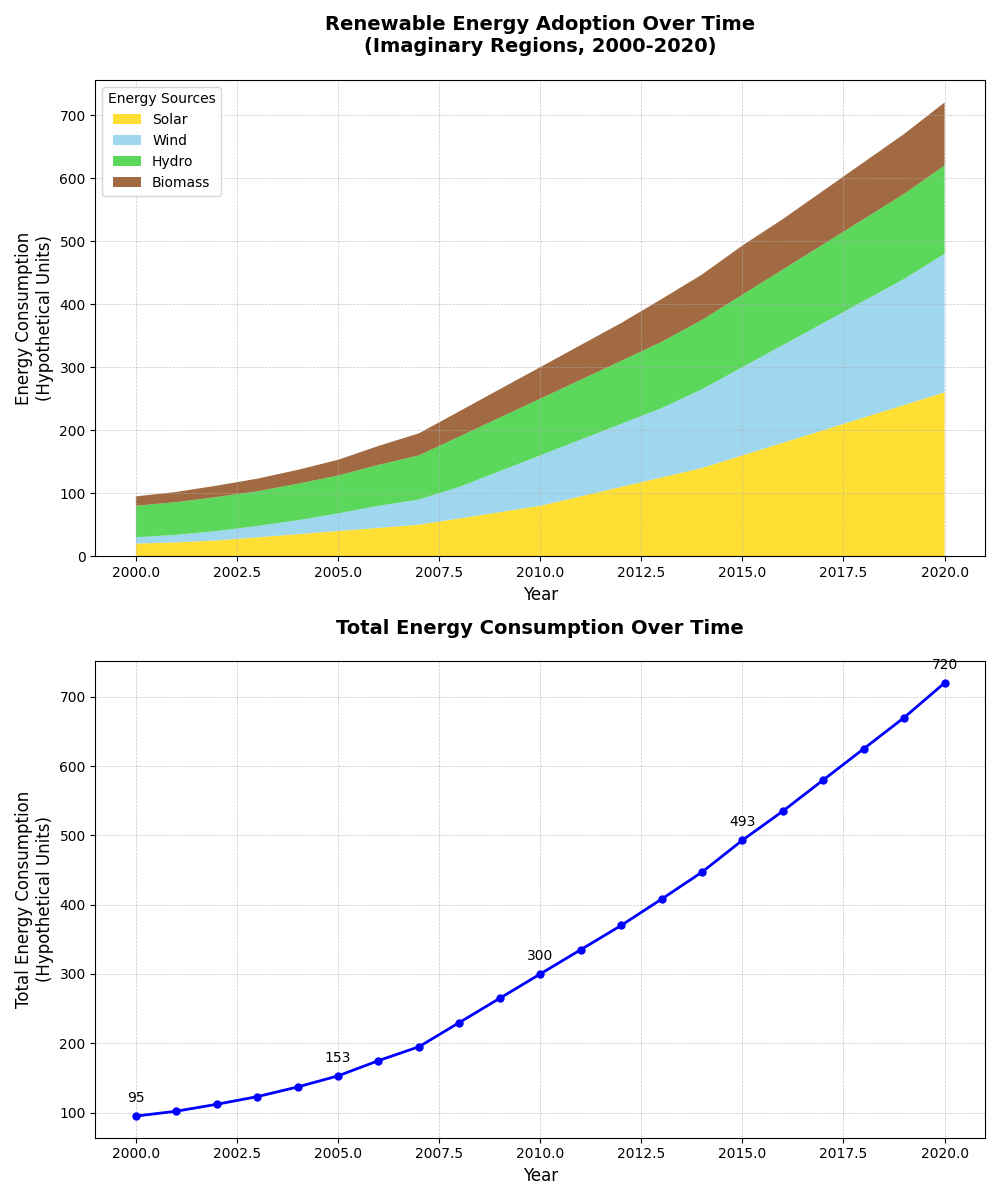

Generate this figure with Python:
import matplotlib.pyplot as plt
import numpy as np

# Time period from 2000 to 2020
years = np.arange(2000, 2021)

# Hypothetical data representing energy consumption in different categories
region_data = {
    'Solar': np.array([20, 22, 25, 30, 35, 40, 45, 50, 60, 70, 80, 95, 110, 125, 140, 160, 180, 200, 220, 240, 260]),
    'Wind': np.array([10, 12, 15, 18, 22, 28, 35, 40, 50, 65, 80, 90, 100, 110, 125, 140, 155, 170, 185, 200, 220]),
    'Hydro': np.array([50, 52, 54, 55, 58, 60, 65, 70, 80, 85, 90, 95, 100, 105, 110, 115, 120, 125, 130, 135, 140]),
    'Biomass': np.array([15, 16, 18, 20, 22, 25, 30, 35, 40, 45, 50, 55, 60, 68, 72, 78, 80, 85, 90, 95, 100])
}

# Calculate total energy consumption
total_energy = sum(region_data.values())

# Create a figure with 2x1 subplots
fig, axes = plt.subplots(2, 1, figsize=(10, 12))

# Plot stacked area chart on the first subplot
axes[0].stackplot(years, region_data.values(), labels=region_data.keys(), 
                  colors=['#FFD700', '#87CEEB', '#32CD32', '#8B4513'], alpha=0.8)
axes[0].set_title('Renewable Energy Adoption Over Time\n(Imaginary Regions, 2000-2020)', fontsize=14, fontweight='bold', pad=20)
axes[0].set_xlabel('Year', fontsize=12)
axes[0].set_ylabel('Energy Consumption\n(Hypothetical Units)', fontsize=12)
axes[0].legend(loc='upper left', fontsize=10, title='Energy Sources')
axes[0].grid(True, linestyle='--', linewidth=0.5, alpha=0.7)

# Plot total energy consumption as a line chart on the second subplot
axes[1].plot(years, total_energy, marker='o', color='b', linestyle='-', linewidth=2, markersize=5)
axes[1].set_title('Total Energy Consumption Over Time', fontsize=14, fontweight='bold', pad=20)
axes[1].set_xlabel('Year', fontsize=12)
axes[1].set_ylabel('Total Energy Consumption\n(Hypothetical Units)', fontsize=12)
axes[1].grid(True, linestyle='--', linewidth=0.5, alpha=0.7)

# Add annotations for key points on the line plot
for i, txt in enumerate(total_energy):
    if i % 5 == 0:
        axes[1].annotate(f'{txt}', (years[i], total_energy[i]), textcoords="offset points", xytext=(0,10), ha='center')

plt.tight_layout()
plt.show()
